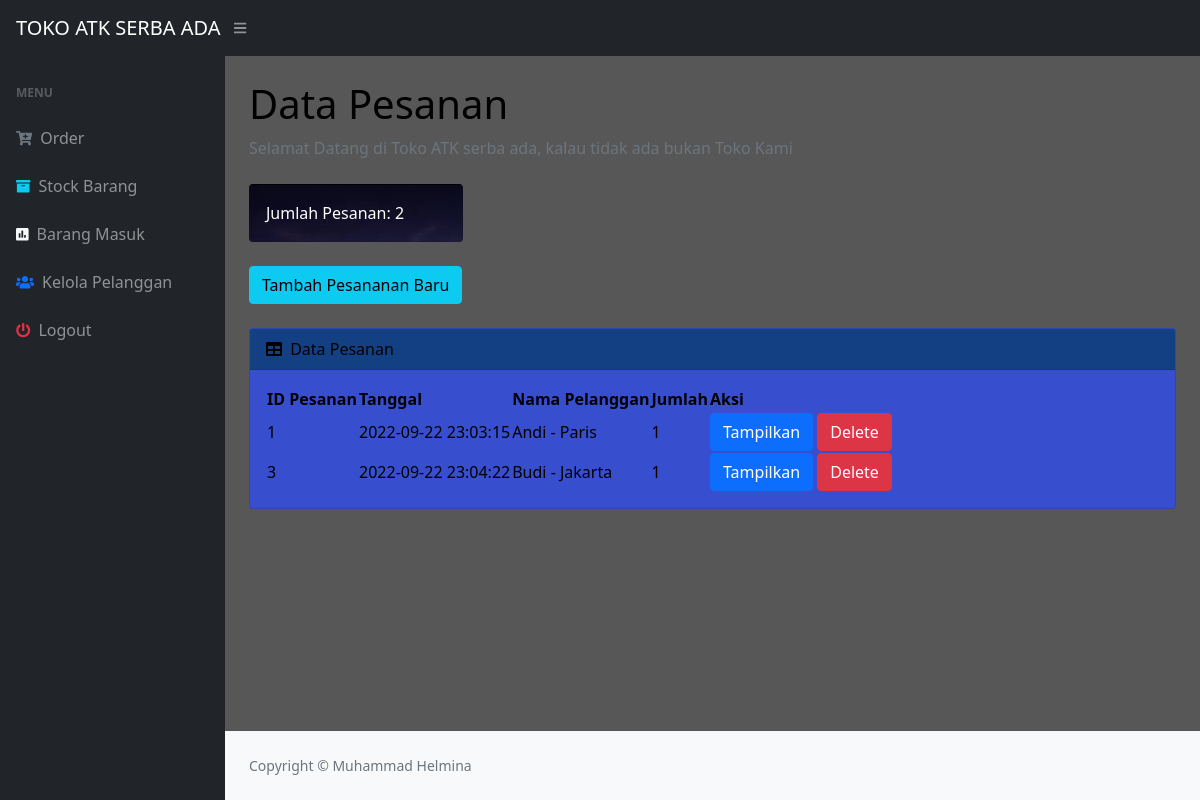
The app's page /index.php (signed in) with its own data.
### tables this page shows
CREATE TABLE `pesanan` (
  `idorder` int(11) NOT NULL,
  `tanggal` timestamp NOT NULL DEFAULT current_timestamp(),
  `iduser` int(11) NOT NULL,
  `idpelanggan` int(11) NOT NULL
);

CREATE TABLE `pelanggan` (
  `idpelanggan` int(11) NOT NULL,
  `namapelanggan` varchar(30) NOT NULL,
  `notelp` varchar(15) NOT NULL,
  `alamat` text NOT NULL
);

### index.php (the view, shortened to what this page needs)
<?php
require 'ceklogin.php';
$h1 = mysqli_query($c, "select * from pesanan");
$h2 = mysqli_num_rows($h1);
?>
<!DOCTYPE html>
<html lang="en">
<head>
    <link href="https://cdn.jsdelivr.net/npm/simple-datatables@latest/dist/style.css" rel="stylesheet" />
    <link href="css/styles.css" rel="stylesheet" />
</head>
<body class="sb-nav-fixed">
    <nav class="sb-topnav navbar navbar-expand navbar-dark bg-dark">
        <a class="navbar-brand ps-3" href="index.php">TOKO ATK SERBA ADA</a>
        <button class="btn btn-link btn-sm order-1 order-lg-0 me-4 me-lg-0" id="sidebarToggle" href="#!"><i class="fas fa-bars"></i></button>
    </nav>
    <div id="layoutSidenav">
        <div id="layoutSidenav_nav">
            <nav class="sb-sidenav accordion sb-sidenav-dark" id="sidenavAccordion">
                <div class="sb-sidenav-menu">
                    <div class="nav">
                        <div class="sb-sidenav-menu-heading">Menu</div>
                        <a class="nav-link" href="index.php">
                            <div class="sb-nav-link-icon"><i class="fas fa-cart-plus text-secondary"></i></div>
                            Order
                        </a>
                        <a class="nav-link" href="stock.php">
                            <div class="sb-nav-link-icon"><i class="fa fa-archive text-info"></i></div>
                            Stock Barang
                        </a>
                        <a class="nav-link" href="masuk.php">
                            <div class="sb-nav-link-icon"><i class="fas fa-poll text-light"></i></div>
                            Barang Masuk
                        </a>
                        <a class="nav-link" href="pelanggan.php">
                            <div class="sb-nav-link-icon"><i class="fas fa-users text-primary"></i></div>
                            Kelola Pelanggan
                        </a>
                        <a class="nav-link" href="logout.php">
                            <div class="sb-nav-link-icon"><i class="fas fa-power-off text-danger"></i></div>
                            Logout
                        </a>
                    </div>
            </nav>
        </div>
        <div id="layoutSidenav_content">
            <main>
                <div class="container-fluid px-4">
                    <h1 class="mt-4">Data Pesanan</h1>
                    <ol class="breadcrumb mb-4">
                        <li class="breadcrumb-item active">Selamat Datang di Toko ATK serba ada, kalau tidak ada bukan Toko Kami</li>
                    </ol>
                    <div class="row">
                        <div class="col-xl-3 col-md-6">
                            <div class="card bg-primary text-white mb-4">
                                <div class="card-body">Jumlah Pesanan: <?= $h2; ?> </div>
                            </div>
                        </div>
                    </div>
                    <button type="button" class="btn btn-info mb-4" data-bs-toggle="modal" data-bs-target="#myModal">
                        Tambah Pesananan Baru
                    </button>
                    <div class="card mb-4">
                        <div class="card-header">
                            <i class="fas fa-table me-1"></i>
                            Data Pesanan
                        </div>
                        <div class="card-body">
                            <table id="datatablesSimple">
                                <thead>
                                    <tr>
                                        <th>ID Pesanan</th>
                                        <th>Tanggal</th>
                                        <th>Nama Pelanggan</th>
                                        <th>Jumlah</th>
                                        <th>Aksi</th>
                                    </tr>
                                </thead>
                                <tbody>
                                    <?php
                                    $get = mysqli_query($c, "select * from pesanan p, pelanggan pl where p.idpelanggan=pl.
                                    idpelanggan");
                                    while ($p = mysqli_fetch_array($get)) {
                                        $idorder = $p['idorder'];
                                        $tanggal = $p['tanggal'];
                                        $namapelanggan = $p['namapelanggan'];
                                        $alamat = $p['alamat'];
                                        $hitungjumlah = mysqli_query($c, "select * from detailpesanan where idpesanan='$idorder'");
                                        $jumlah = mysqli_num_rows($hitungjumlah);
                                    ?>
                                        <tr>
                                            <td><?= $idorder; ?></td>
                                            <td><?= $tanggal; ?></td>
                                            <td><?= $namapelanggan; ?> - <?= $alamat; ?></td>
                                            <td><?= $jumlah; ?></td>
                                            <td><a href="view.php?idp=<?= $idorder; ?>" class="btn btn-primary" target="blank">Tampilkan</a>
                                                <button type="button" class="btn btn-danger" data-bs-toggle="modal" data-bs-target="#delete<?= $idorder; ?>">
                                                    Delete
                                                </button>
                                            </td>
                                        </tr>
                                    <?php
                                    };
                                    ?>
                                </tbody>
                            </table>
                        </div>
                    </div>
                </div>
            </main>
            <footer class="py-4 bg-light mt-auto">
                <div class="container-fluid px-4">
                    <div class="d-flex align-items-center justify-content-between small">
                        <div class="text-muted">Copyright &copy; Muhammad Helmina</div>
                    </div>
                </div>
            </footer>
        </div>
    </div>
</body>
</html>

### records on screen
pesanan: idorder "1", tanggal "2022-09-22 23:03:15", idpelanggan.namapelanggan "Andi", idpelanggan.alamat "Paris", jumlah "1"
pesanan: idorder "3", tanggal "2022-09-22 23:04:22", idpelanggan.namapelanggan "Budi", idpelanggan.alamat "Jakarta", jumlah "1"

### other values on screen
$h2 "2"
